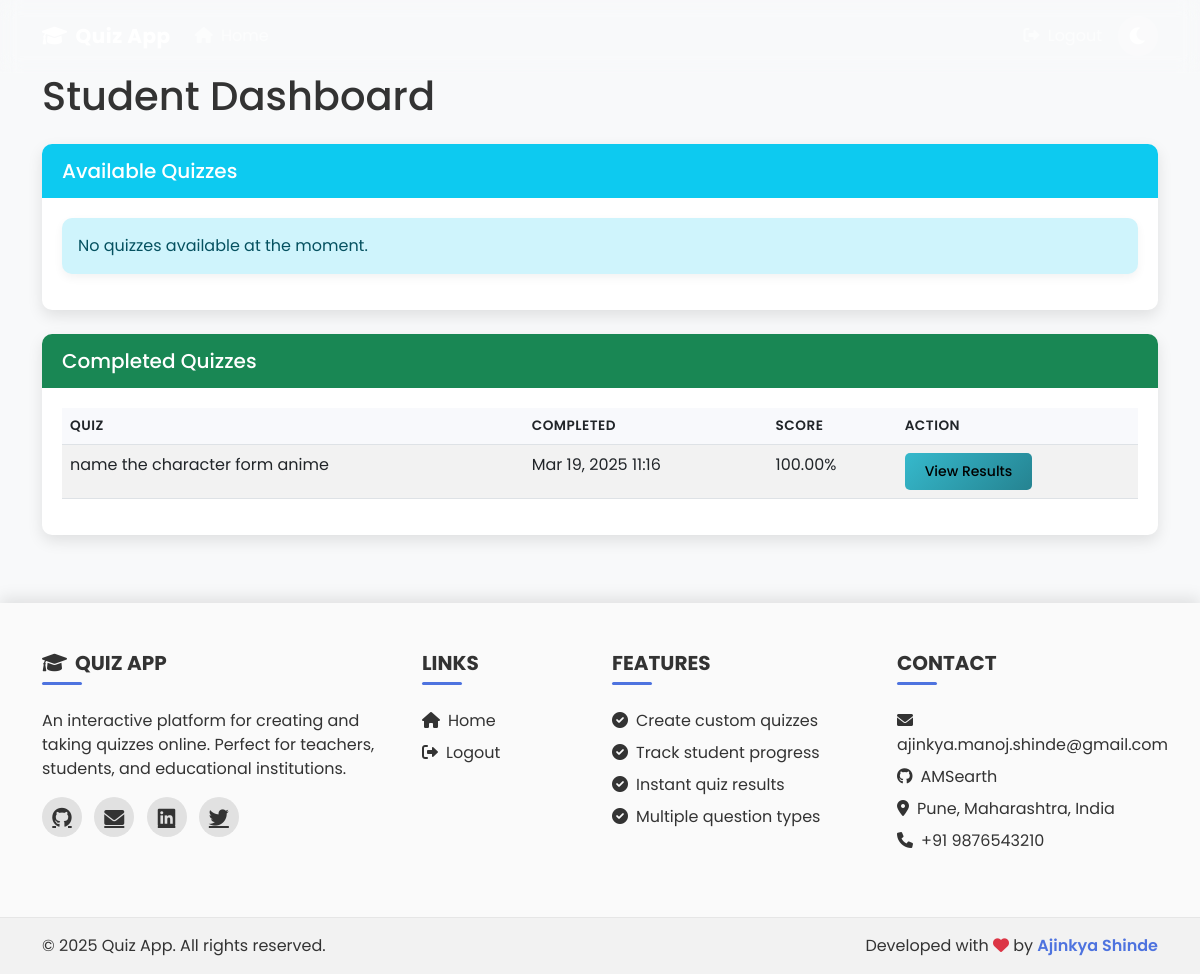
The app's page /student-dashboard/ (signed in) with its own data.
### quiz_app/models.py (models this page shows, shortened)
class QuizAttempt(models.Model):
    quiz = models.ForeignKey(Quiz, on_delete=models.CASCADE, related_name='attempts')
    student = models.ForeignKey(User, on_delete=models.CASCADE, related_name='quiz_attempts')
    start_time = models.DateTimeField(auto_now_add=True)
    end_time = models.DateTimeField(null=True, blank=True)
    score = models.FloatField(null=True, blank=True)

class Quiz(models.Model):
    title = models.CharField(max_length=200)
    description = models.TextField()
    created_by = models.ForeignKey(User, on_delete=models.CASCADE, related_name='created_quizzes')
    created_at = models.DateTimeField(auto_now_add=True)
    time_limit = models.IntegerField(help_text="Time limit in minutes", default=30)
    is_published = models.BooleanField(default=False)

### quiz_app/views.py (the view)
# urls.py: path('student-dashboard/', views.student_dashboard, name='student_dashboard'),
@login_required
def student_dashboard(request):
    user_profile = get_object_or_404(UserProfile, user=request.user)
    if user_profile.user_type != 'student' or not user_profile.is_approved:
        return HttpResponseForbidden("You don't have permission to access this page.")
    available_quizzes = Quiz.objects.filter(is_published=True)
    attempted_quizzes = QuizAttempt.objects.filter(student=request.user, end_time__isnull=False)
    in_progress_quizzes = QuizAttempt.objects.filter(student=request.user, end_time__isnull=True)
    completed_quiz_ids = attempted_quizzes.values_list('quiz_id', flat=True)
    available_quizzes = available_quizzes.exclude(id__in=completed_quiz_ids)
    return render(request, 'student_dashboard.html', {
        'available_quizzes': available_quizzes,
        'attempted_quizzes': attempted_quizzes,
        'in_progress_quizzes': in_progress_quizzes
    })

### quiz_app/models.py (called while the page is built)
    @property
    def is_approved(self):
        return self.approval_status == 'approved'

### templates/student_dashboard.html (shortened to what this page needs)
{% extends 'base.html' %}
{% block content %}
<div class="row">
    <div class="col-md-12">
        <h1 class="mb-4">Student Dashboard</h1>
        <div class="card mb-4">
            <div class="card-header bg-info text-white">
                <h5 class="mb-0">Available Quizzes</h5>
            </div>
            <div class="card-body">
                {% if available_quizzes %}
                    <div class="row">
                        {% for quiz in available_quizzes %}
                            <div class="col-md-4 mb-4">
                                <div class="card h-100">
                                    <div class="card-body">
                                        <h5 class="card-title">{{ quiz.title }}</h5>
                                        <p class="card-text">{{ quiz.description|truncatechars:100 }}</p>
                                        <p><strong>Time Limit:</strong> {{ quiz.time_limit }} minutes</p>
                                        <p><strong>Questions:</strong> {{ quiz.questions.count }}</p>
                                    </div>
                                    <div class="card-footer">
                                        <a href="{% url 'start_quiz' quiz.id %}" class="btn btn-primary">Start Quiz</a>
                                    </div>
                                </div>
                            </div>
                        {% endfor %}
                    </div>
                {% else %}
                    <div class="alert alert-info">
                        No quizzes available at the moment.
                    </div>
                {% endif %}
            </div>
        </div>
        {% if attempted_quizzes %}
            <div class="card">
                <div class="card-header bg-success text-white">
                    <h5 class="mb-0">Completed Quizzes</h5>
                </div>
                <div class="card-body">
                    <div class="table-responsive">
                        <table class="table table-striped">
                            <thead>
                                <tr>
                                    <th>Quiz</th>
                                    <th>Completed</th>
                                    <th>Score</th>
                                    <th>Action</th>
                                </tr>
                            </thead>
                            <tbody>
                                {% for attempt in attempted_quizzes %}
                                    <tr>
                                        <td>{{ attempt.quiz.title }}</td>
                                        <td>{{ attempt.end_time|date:"M d, Y H:i" }}</td>
                                        <td>{{ attempt.score|floatformat:2 }}%</td>
                                        <td>
                                            <a href="{% url 'quiz_result' attempt.id %}" class="btn btn-sm btn-info">View Results</a>
                                        </td>
                                    </tr>
                                {% endfor %}
                            </tbody>
                        </table>
                    </div>
                </div>
            </div>
        {% endif %}
    </div>
</div>
{% endblock %}

### static/css/style.css (style rules this page uses)
:root { --primary-color: #4e73df; --primary-dark: #224abe; --success-color: #1cc88a; --success-dark: #13855c; --info-color: #36b9cc; --info-dark: #258391; --warning-color: #f6c23e; --warning-dark: #dda20a; --danger-color: #e74a3b; --danger-dark: #be2617; --background-color: #f8f9fa; --card-bg: #ffffff; --text-color: #333333; --text-muted: #6c757d; --border-color: rgba(0, 0, 0, 0.125); --shadow-color: rgba(0, 0, 0, 0.1); --shadow-hover: rgba(0, 0, 0, 0.15); --navbar-bg: rgba(255, 255, 255, 0.1); --navbar-bg-scrolled: rgba(78, 115, 223, 0.9); --navbar-blur: 10px; }
body { background-color: var(--background-color); color: var(--text-color); font-family: 'Poppins', sans-serif; transition: background-color 0.3s ease, color 0.3s ease; overflow-x: hidden; padding-top: 0; }
.card { box-shadow: 0 6px 15px var(--shadow-color); border: none; margin-bottom: 20px; border-radius: 10px; overflow: hidden; transition: all 0.3s ease; background-color: var(--card-bg); color: var(--text-color); }
.card-header { font-weight: 600; padding: 15px 20px; border-bottom: none; background-color: rgba(0, 0, 0, 0.03); }
.card-body { padding: 20px; }
.btn { border-radius: 5px; padding: 8px 20px; font-weight: 500; transition: all 0.3s ease; position: relative; overflow: hidden; z-index: 1; }
.btn::after { content: ''; position: absolute; bottom: 0; left: 0; width: 100%; height: 0; background: rgba(255, 255, 255, 0.2); transition: all 0.3s ease; z-index: -1; }
.btn-info { background: linear-gradient(135deg, var(--info-color) 0%, var(--info-dark) 100%); border: none; }
.table { border-collapse: separate; border-spacing: 0; }
.table th { background-color: #f8f9fc; border-top: none; font-weight: 600; text-transform: uppercase; font-size: 0.85rem; letter-spacing: 0.5px; }
.table-striped tbody tr:nth-of-type(odd) { background-color: rgba(78, 115, 223, 0.05); }
.table tr { transition: all 0.3s ease; }
.alert { border: none; border-radius: 10px; box-shadow: 0 4px 10px rgba(0, 0, 0, 0.05); animation: slideIn 0.5s ease-in-out; }

### records on screen
QuizAttempt: quiz "name the character form anime", end_time "Mar 19, 2025 11:16", score "100.00"
